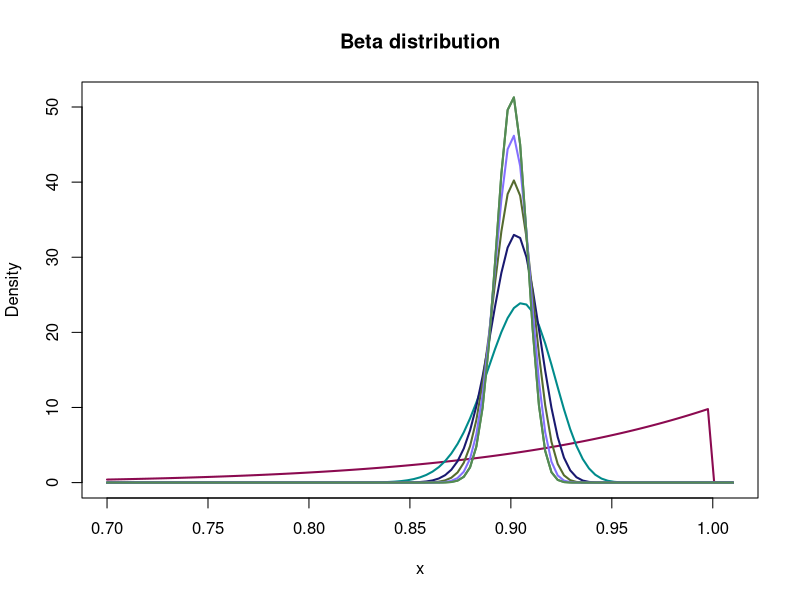

Here is the R script that generated this plot:
n <- seq(10, 1500, length.out = 6)
l <- floor((n+1)*0.1)

colors = c('deeppink4','darkcyan','midnightblue', 'darkolivegreen',
           'lightslateblue','palegreen4','mediumorchid4')

curve(dbeta(x, n[6]+1-l[6],l[6]), 
      from = 0.7, to = 1.01, 
      col =  colors[6],
      main = "Beta distribution",
      ylab = "Density",
      lwd = 2)

names <- c()

for (i in 1:6){
  curve(dbeta(x, n[i]+1-l[i],l[i]), from = 0.7, to = 1.01, col = colors[i], add = TRUE, lwd = 2)
  names[i] <- c(paste("n = ", n[i]))
}

legend(1, 95, legend=names, col=c("red", "blue"))

